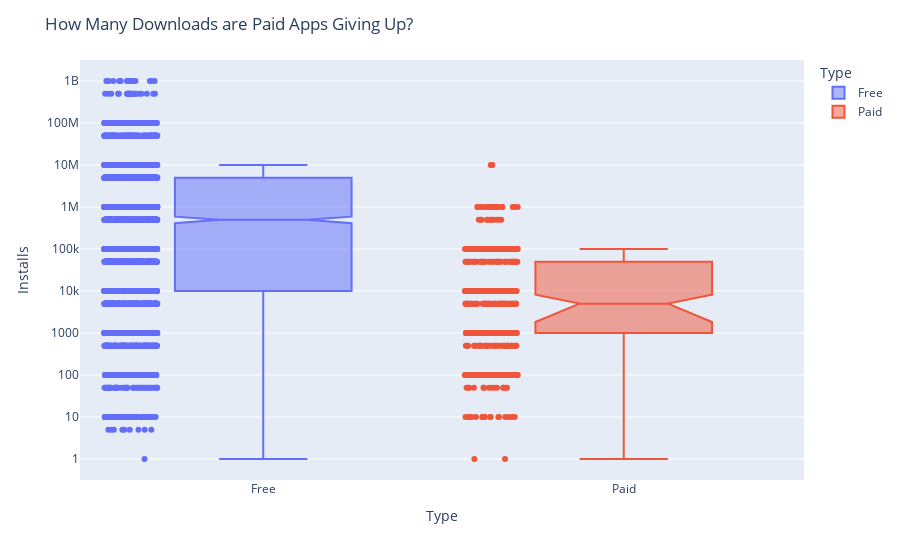

The code cell stored with this chart in its notebook:
### Markdown cell above
# Plotly Box Plots: Lost Downloads for Paid Apps

### Code cell
box = px.box(cleaned_df,
             x='Type',
             y='Installs',
             color='Type',
             notched=True,
             points='all',
             )

box.update_layout(xaxis_title='Type',
                  yaxis_title='Installs',
                  title='How Many Downloads are Paid Apps Giving Up?',
                  yaxis=dict(type='log'))

box.show()

### Figure 1 — Plotly figure (JSON) as saved in the notebook; plotly's stock layout.template omitted (floating-point values rounded to 4 significant figures; data arrays with more than 128 entries replaced by an {"elided": "..."} marker saying what was removed)
{"data": [{"alignmentgroup": "True", "boxpoints": "all", "hovertemplate": "Type=%{x}<br>Installs=%{y}<extra></extra>", "legendgroup": "Free", "marker": {"color": "#636efa"}, "name": "Free", "notched": true, "offsetgroup": "Free", "orientation": "v", "showlegend": true, "type": "box", "x": {"elided": "7595 str values"}, "x0": " ", "xaxis": "x", "y": {"elided": "7595 int values"}, "y0": " ", "yaxis": "y"}, {"alignmentgroup": "True", "boxpoints": "all", "hovertemplate": "Type=%{x}<br>Installs=%{y}<extra></extra>", "legendgroup": "Paid", "marker": {"color": "#EF553B"}, "name": "Paid", "notched": true, "offsetgroup": "Paid", "orientation": "v", "showlegend": true, "type": "box", "x": {"elided": "589 str values"}, "x0": " ", "xaxis": "x", "y": {"elided": "589 int values"}, "y0": " ", "yaxis": "y"}], "layout": {"boxmode": "overlay", "legend": {"title": {"text": "Type"}, "tracegroupgap": 0}, "margin": {"t": 60}, "title": {"text": "How Many Downloads are Paid Apps Giving Up?"}, "xaxis": {"anchor": "y", "categoryarray": ["Free", "Paid"], "categoryorder": "array", "domain": [0, 1], "title": {"text": "Type"}}, "yaxis": {"anchor": "x", "domain": [0, 1], "title": {"text": "Installs"}, "type": "log"}}}
